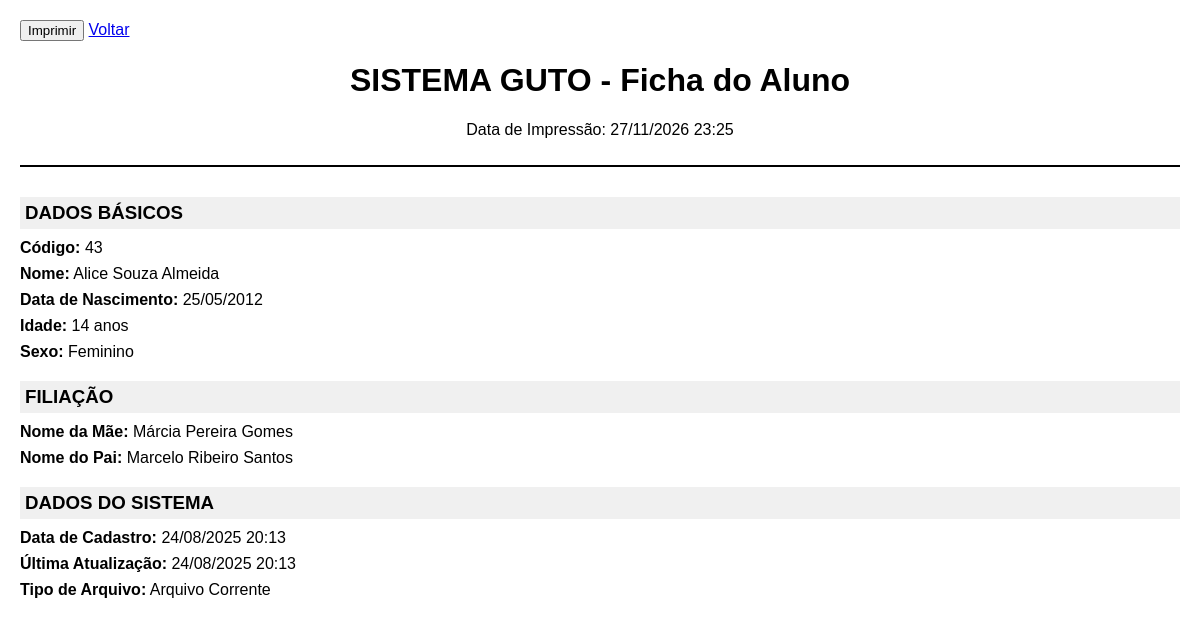
Screenshot of /alunos/43/imprimir/ (signed in) with the database file from the repository.
### alunos/models.py (models this page shows, shortened)
class Aluno(models.Model):
    SEXO_CHOICES = [
        ('M', 'Masculino'),
        ('F', 'Feminino'),
    ]
    TIPO_ARQUIVO_CHOICES = [
        ('CORRENTE', 'Arquivo Corrente'),
        ('PERMANENTE', 'Arquivo Permanente'),
    ]
    codigo = models.AutoField(primary_key=True, verbose_name="Código")
    nome = models.CharField(max_length=255, verbose_name="Nome Completo")
    nome_social = models.CharField(max_length=255, blank=True, null=True, verbose_name="Nome Social")
    data_nascimento = models.DateField(verbose_name="Data de Nascimento")
    sexo = models.CharField(max_length=1, choices=SEXO_CHOICES, verbose_name="Sexo")
    nome_mae = models.CharField(max_length=255, blank=True, null=True, verbose_name="Nome da Mãe")
    nome_pai = models.CharField(max_length=255, blank=True, null=True, verbose_name="Nome do Pai")
    mae_nao_declarada = models.BooleanField(default=False, verbose_name="Mãe não declarada")
    pai_nao_declarado = models.BooleanField(default=False, verbose_name="Pai não declarado")
    aluno_gemeo = models.BooleanField(default=False, verbose_name="Aluno Gêmeo")
    falta_historico_escolar = models.BooleanField(default=False, verbose_name="Falta histórico escolar")
    aluno_exclusivo_aee = models.BooleanField(default=False, verbose_name="Aluno exclusivo de Atividade Complementar/AEE")
    tipo_arquivo = models.CharField(max_length=20, choices=TIPO_ARQUIVO_CHOICES, default='CORRENTE', verbose_name="Tipo de Arquivo")
    lembrete = models.TextField(blank=True, null=True, verbose_name="Lembrete")
    foto = models.ImageField(upload_to='alunos/fotos/', blank=True, null=True, verbose_name="Foto")
    data_cadastro = models.DateTimeField(auto_now_add=True, verbose_name="Data de Cadastro")
    data_atualizacao = models.DateTimeField(auto_now=True, verbose_name="Última Atualização")
    usuario_cadastro = models.ForeignKey(User, on_delete=models.PROTECT, related_name='alunos_cadastrados', verbose_name="Usuário que Cadastrou")
    class Meta:
        verbose_name = "Aluno"
        verbose_name_plural = "Alunos"
        ordering = ['nome']
    @property
    def idade(self):
        today = date.today()
        return today.year - self.data_nascimento.year - ((today.month, today.day) < (self.data_nascimento.month, self.data_nascimento.day))

### alunos/views.py (the view)
# urls.py: path('<int:pk>/imprimir/', views.aluno_print, name='aluno_print'),
@login_required
def aluno_print(request, pk):
    aluno = get_object_or_404(Aluno, pk=pk)
    context = {
        'aluno': aluno,
        'documentacao': getattr(aluno, 'documentacao', None),
        'responsaveis': aluno.responsaveis.all(),
        'transporte': getattr(aluno, 'transporte', None),
        'matriculas': aluno.matriculas.all().order_by('-ano_administrativo'),
    }
    return render(request, 'alunos/aluno_print.html', context)

### templates/alunos/aluno_print.html (shortened to what this page needs)
<!DOCTYPE html>
<html lang="pt-BR">
<head>
</head>
<body>
    <div class="no-print" style="margin-bottom: 20px;">
        <button onclick="window.print()" class="btn btn-primary">Imprimir</button>
        <a href="{% url 'alunos:aluno_detail' aluno.pk %}">Voltar</a>
    </div>
    <div class="header">
        <h1>SISTEMA GUTO - Ficha do Aluno</h1>
        <p>Data de Impressão: {% now "d/m/Y H:i" %}</p>
    </div>
    <div class="section">
        <h3>DADOS BÁSICOS</h3>
        <div class="field"><span class="label">Código:</span> {{ aluno.codigo }}</div>
        <div class="field"><span class="label">Nome:</span> {{ aluno.nome }}</div>
        <div class="field"><span class="label">Data de Nascimento:</span> {{ aluno.data_nascimento|date:"d/m/Y" }}</div>
        <div class="field"><span class="label">Idade:</span> {{ aluno.idade }} anos</div>
        <div class="field"><span class="label">Sexo:</span> {{ aluno.get_sexo_display }}</div>
    </div>
    <div class="section">
        <h3>FILIAÇÃO</h3>
        <div class="field">
            <span class="label">Nome da Mãe:</span>
            {% if aluno.mae_nao_declarada %}Não declarada{% else %}{{ aluno.nome_mae|default:"Não informado" }}{% endif %}
        </div>
        <div class="field">
            <span class="label">Nome do Pai:</span>
            {% if aluno.pai_nao_declarado %}Não declarado{% else %}{{ aluno.nome_pai|default:"Não informado" }}{% endif %}
        </div>
    </div>
    <div class="section">
        <h3>DADOS DO SISTEMA</h3>
        <div class="field"><span class="label">Data de Cadastro:</span> {{ aluno.data_cadastro|date:"d/m/Y H:i" }}</div>
        <div class="field"><span class="label">Última Atualização:</span> {{ aluno.data_atualizacao|date:"d/m/Y H:i" }}</div>
        <div class="field"><span class="label">Tipo de Arquivo:</span> {{ aluno.get_tipo_arquivo_display }}</div>
    </div>
</body>
</html>

### templates/alunos/aluno_print.html (style rules this page uses)
body { font-family: Arial, sans-serif; margin: 20px; }
.header { text-align: center; margin-bottom: 30px; border-bottom: 2px solid #000; padding-bottom: 10px; }
.section { margin-bottom: 20px; }
.section h3 { background: #f0f0f0; padding: 5px; margin: 0 0 10px 0; }
.field { margin-bottom: 8px; }
.label { font-weight: bold; }

### rows the page displays
Aluno: codigo "43", nome "Alice Souza Almeida", data_nascimento "25/05/2012", idade "14", sexo "Feminino", nome_mae "Márcia Pereira Gomes", nome_pai "Marcelo Ribeiro Santos", data_cadastro "24/08/2025 20:13", data_atualizacao "24/08/2025 20:13", tipo_arquivo "Arquivo Corrente"
